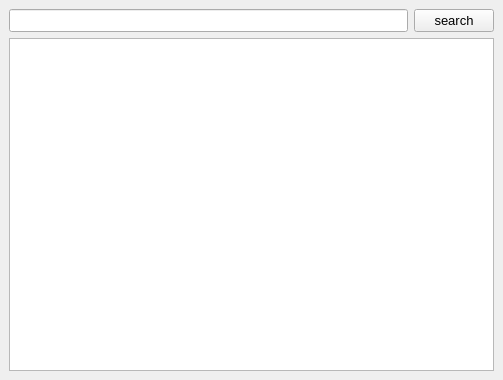
<?xml version="1.0" encoding="UTF-8"?>
<ui version="4.0">
 <class>RecipeSearch</class>
 <widget class="QDockWidget" name="RecipeSearch">
  <property name="geometry">
   <rect>
    <x>0</x>
    <y>0</y>
    <width>503</width>
    <height>380</height>
   </rect>
  </property>
  <property name="font">
   <font>
    <pointsize>10</pointsize>
   </font>
  </property>
  <property name="acceptDrops">
   <bool>true</bool>
  </property>
  <property name="features">
   <set>QDockWidget::DockWidgetFloatable|QDockWidget::DockWidgetMovable</set>
  </property>
  <property name="windowTitle">
   <string>Search</string>
  </property>
  <widget class="QWidget" name="dockWidgetContents">
   <property name="sizePolicy">
    <sizepolicy hsizetype="Ignored" vsizetype="Ignored">
     <horstretch>0</horstretch>
     <verstretch>0</verstretch>
    </sizepolicy>
   </property>
   <layout class="QGridLayout" name="gridLayout">
    <item row="0" column="0">
     <layout class="QHBoxLayout" name="horizontalLayout">
      <item>
       <widget class="QLineEdit" name="lineEdit"/>
      </item>
      <item>
       <widget class="QPushButton" name="searchPushButton">
        <property name="text">
         <string>search</string>
        </property>
        <property name="icon">
         <iconset theme="system-search">
          <normaloff>.</normaloff>.</iconset>
        </property>
       </widget>
      </item>
     </layout>
    </item>
    <item row="3" column="0">
     <widget class="QListView" name="listView"/>
    </item>
   </layout>
  </widget>
 </widget>
 <resources/>
 <connections>
  <connection>
   <sender>lineEdit</sender>
   <signal>returnPressed()</signal>
   <receiver>RecipeSearch</receiver>
   <slot>search()</slot>
   <hints>
    <hint type="sourcelabel">
     <x>208</x>
     <y>40</y>
    </hint>
    <hint type="destinationlabel">
     <x>251</x>
     <y>189</y>
    </hint>
   </hints>
  </connection>
  <connection>
   <sender>searchPushButton</sender>
   <signal>clicked()</signal>
   <receiver>RecipeSearch</receiver>
   <slot>search()</slot>
   <hints>
    <hint type="sourcelabel">
     <x>452</x>
     <y>40</y>
    </hint>
    <hint type="destinationlabel">
     <x>251</x>
     <y>189</y>
    </hint>
   </hints>
  </connection>
  <connection>
   <sender>listView</sender>
   <signal>clicked(QModelIndex)</signal>
   <receiver>RecipeSearch</receiver>
   <slot>on_listView_clicked()</slot>
   <hints>
    <hint type="sourcelabel">
     <x>251</x>
     <y>215</y>
    </hint>
    <hint type="destinationlabel">
     <x>251</x>
     <y>189</y>
    </hint>
   </hints>
  </connection>
 </connections>
 <slots>
  <slot>search()</slot>
  <slot>on_listView_clicked()</slot>
 </slots>
</ui>
